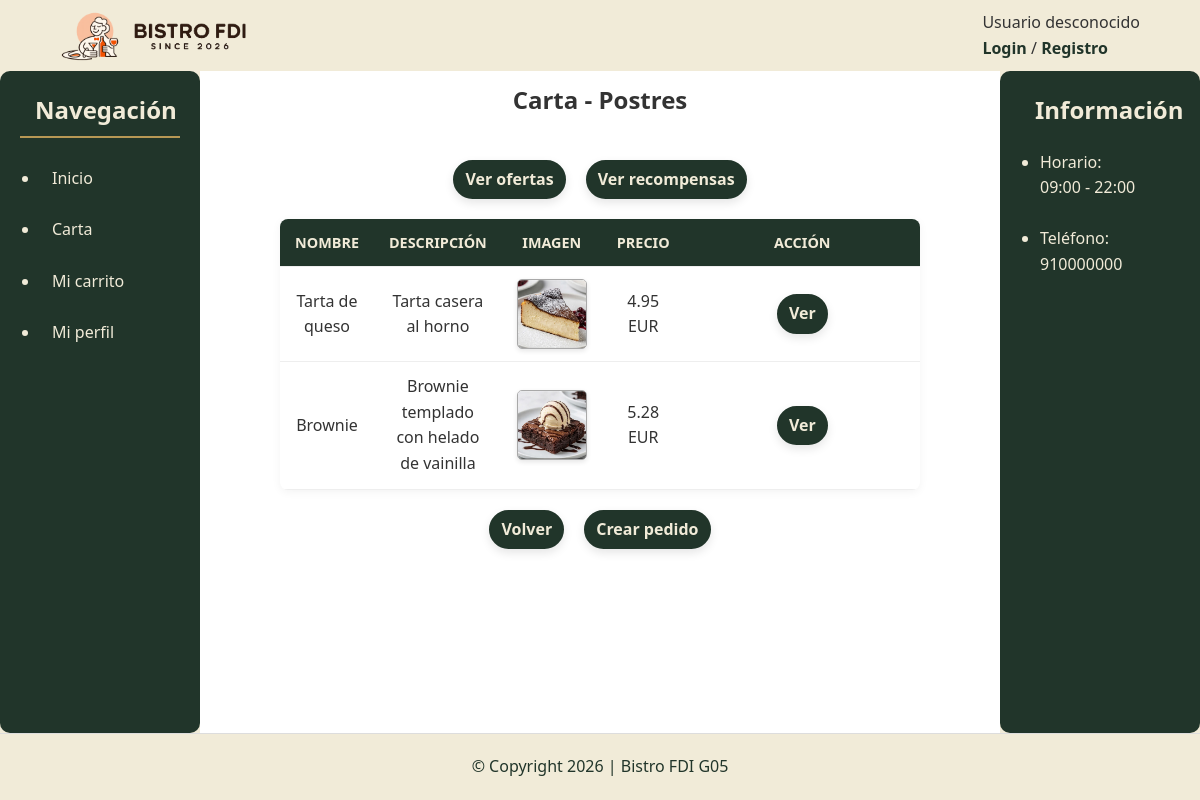
/includes/vistas/productos/listarProductos.php?id_categoria=4, run on the app's committed database.
### tables this page shows
CREATE TABLE `categorias` (
  `id` INT NOT NULL AUTO_INCREMENT,  
  `nombre` VARCHAR(80) NOT NULL,  
  `descripcion` TEXT NOT NULL,  
  `imagen` VARCHAR(255) NULL,  
  PRIMARY KEY (`id`)
);

CREATE TABLE `productos` (
  `id` INT NOT NULL AUTO_INCREMENT,  
  `nombre` VARCHAR(120) NOT NULL,  
  `descripcion` TEXT NOT NULL,  
  `id_categoria` INT NULL,  
  `precio_base` DECIMAL(10,2) NOT NULL,  
  `iva` TINYINT NOT NULL,  
  `disponible` TINYINT(1) NOT NULL DEFAULT 1,  
  `ofertado` TINYINT(1) NOT NULL DEFAULT 1,  
  `imagen` VARCHAR(255) NULL,  
  PRIMARY KEY (`id`),
   
  CONSTRAINT `fk_categoria_productos` 
    FOREIGN KEY (`id_categoria`) REFERENCES `categorias`(`id`) ON DELETE SET NULL
);

### includes/clases/es/ucm/fdi/aw/usuarios/Producto.php (called while the page is built, shortened)
<?php
class Producto {
    public static function listarPorCategoria(int $idCategoria, bool $soloOfertados = false): array
    {
        $conn = Aplicacion::getInstance()->getConexionBd();
        $sql = 'SELECT p.id, p.nombre, p.descripcion, p.id_categoria, p.precio_base, p.iva, p.disponible, p.ofertado, p.imagen, c.nombre AS categoria
                FROM productos p
                LEFT JOIN categorias c ON p.id_categoria = c.id
                WHERE p.id_categoria = ?';
        if ($soloOfertados) {
            $sql .= ' AND p.ofertado = 1 AND p.disponible = 1';
        }
        $sql .= ' ORDER BY p.id';
        $stmt = mysqli_prepare($conn, $sql);
        mysqli_stmt_bind_param($stmt, 'i', $idCategoria);
        mysqli_stmt_execute($stmt);
        $res = mysqli_stmt_get_result($stmt);
        $out = [];
        while ($row = mysqli_fetch_assoc($res)) {
            $out[] = $row;
        }
        return $out;
    }
}

### includes/clases/es/ucm/fdi/aw/usuarios/Categoria.php (called while the page is built, shortened)
<?php
class Categoria
{
    public static function buscaPorId(int $id): ?array
    {
        $conn = Aplicacion::getInstance()->getConexionBd();
        $sql = 'SELECT id, nombre, descripcion, imagen FROM categorias WHERE id = ? LIMIT 1';
        $stmt = mysqli_prepare($conn, $sql);
        mysqli_stmt_bind_param($stmt, 'i', $id);
        mysqli_stmt_execute($stmt);
        $res = mysqli_stmt_get_result($stmt);
        $fila = $res ? mysqli_fetch_assoc($res) : null;
        return $fila ?: null;
    }
}

### includes/vistas/productos/listarProductos.php (the view, shortened to what this page needs)
<?php
$esGerente = (($_SESSION['rol'] ?? '') === 'Gerente');
$msg = $_GET['msg'] ?? '';
if ($esGerente) {
    $prods = Producto::listar();
    $tituloPagina = 'Listado de productos';
    $rutaPanelGerente = RUTA_APP.'includes/vistas/paneles/gerente.php';
    $tablaProductos = '
        <table class="tabla-carta-centro">
            <tr>
                <th>ID</th>
                <th>Nombre</th>
                <th>Descripción</th>
                <th>Categoría</th>
                <th>Precio base</th>
                <th>IVA (%)</th>
                <th>Precio final</th>
                <th>Disponible</th>
                <th>Ofertado</th>
                <th>Imagen</th>
                <th>Acciones</th>
            </tr>';
    foreach ($prods as $p) {
        $id = (int)$p['id'];
        $nombre = htmlspecialchars($p['nombre'] ?? '', ENT_QUOTES, 'UTF-8');
        $descripcion = htmlspecialchars($p['descripcion'] ?? '', ENT_QUOTES, 'UTF-8');
        $categoria = htmlspecialchars($p['categoria'] ?? '-', ENT_QUOTES, 'UTF-8');
        $precioBase = number_format((float)($p['precio_base'] ?? 0), 2, '.', '');
        $iva = (int)($p['iva'] ?? 0);
        $precioFinal = number_format(((float)($p['precio_base'] ?? 0)) * (1 + ($iva / 100)), 2, '.', '');
        $disponible = ((int)($p['disponible'] ?? 0) === 1) ? 'Si' : 'No';
        $ofertado = ((int)($p['ofertado'] ?? 0) === 1) ? 'Si' : 'No';
        $imagenRaw = $p['imagen'] ?? '';
        $imagen = htmlspecialchars($imagenRaw, ENT_QUOTES, 'UTF-8');
        $imgHtml = '-';
        if ($imagenRaw !== '') {
            $src = preg_match('/^https?:\/\//', $imagenRaw) ? $imagen : RUTA_APP.ltrim($imagenRaw, '/');
            $imgHtml = "<img src='{$src}' alt='Imagen producto' width='60' height='60'>";
        }
        $urlEditar = RUTA_APP."includes/vistas/productos/actualizarProductos.php?id={$id}";
        $urlBorrar = RUTA_APP."includes/vistas/productos/borrarProductos.php?id={$id}";
        $urlVisualizar = RUTA_APP."includes/vistas/productos/visualizarProductos.php?id={$id}";
        $tablaProductos .= "
        <tr>
            <td>{$id}</td>
            <td>{$nombre}</td>
            <td>{$descripcion}</td>
            <td>{$categoria}</td>
            <td>{$precioBase}</td>
            <td>{$iva}</td>
            <td>{$precioFinal}</td>
            <td>{$disponible}</td>
            <td>{$ofertado}</td>
            <td>{$imgHtml}</td>
            <td>
                <a href='{$urlVisualizar}' class='button-estandar'>Visualizar</a>
                <a href='{$urlEditar}' class='button-estandar'>Actualizar</a>
                <a href='{$urlBorrar}' class='button-estandar'>Borrar</a>
            </td>
        </tr>";
    }
    $tablaProductos .= '</table>';
    $urlCrear = RUTA_APP.'includes/vistas/productos/crearProductos.php';
    $mensajeHtml = $msg !== '' ? '<p><strong>'.htmlspecialchars($msg, ENT_QUOTES, 'UTF-8').'</strong></p>' : '';
    $contenidoPrincipal = <<<EOS
        <div class="seccion-titulo">
            <h1>Productos</h1>
        </div>
        $mensajeHtml
        $tablaProductos
        <div class="buttons-estandar">
            <a href="$rutaPanelGerente" class="button-estandar">Volver al Panel</a>
            <a href="$urlCrear" class="button-estandar">Crear producto</a>
        </div>
    EOS;
} else {
    $idCategoria = (int)($_GET['id_categoria'] ?? 0);
    if ($idCategoria <= 0) {
        $cats = Categoria::listar();
        $tituloPagina = 'Carta';
        $urlVerOfertas = RUTA_APP.'includes/vistas/ofertas/listarOfertas.php?solo=activas&origen=carta';
        $urlVerRecompensas = RUTA_APP.'includes/vistas/recompensas/listarRecompensas.php?origen=carta';
        $tablaCategorias = '
            <table class="tabla-carta-centro">
                <tr>
                    <th>Categoría</th>
                    <th>Descripción</th>
                    <th>Acción</th>
                </tr>';
        foreach ($cats as $c) {
            $idCat = (int)($c['id'] ?? 0);
            $nombreCat = htmlspecialchars($c['nombre'] ?? '', ENT_QUOTES, 'UTF-8');
            $descripcionCat = htmlspecialchars($c['descripcion'] ?? '', ENT_QUOTES, 'UTF-8');
            $urlCategoria = RUTA_APP.'includes/vistas/productos/listarProductos.php?id_categoria='.$idCat;
            $tablaCategorias .= '
            <tr>
                <td>'.$nombreCat.'</td>
                <td>'.$descripcionCat.'</td>
                <td><a href="'.$urlCategoria.'" class="button-estandar">Ver productos</a></td>
            </tr>';
        }
        $tablaCategorias .= '</table>';
        $mensajeHtml = $msg !== '' ? '<p><strong>'.htmlspecialchars($msg, ENT_QUOTES, 'UTF-8').'</strong></p>' : '';
        $contenidoPrincipal = <<<EOS
        <div class="seccion-titulo">
            <h2>Carta</h2>
        </div>
            <div class="buttons-estandar">
                <a href="$urlVerOfertas" class="button-estandar">Ver ofertas</a>
                <a href="$urlVerRecompensas" class="button-estandar">Ver recompensas</a>
            </div>
            $mensajeHtml
            $tablaCategorias
        EOS;
    } else {
        $categoria = Categoria::buscaPorId($idCategoria);
        $prods = Producto::listarPorCategoria($idCategoria, true);
        $nombreCategoria = htmlspecialchars($categoria['nombre'] ?? '', ENT_QUOTES, 'UTF-8');
        $tablaCarta = '
            <table class="tabla-carta-centro">
                <tr>
                    <th>Nombre</th>
                    <th>Descripción</th>
                    <th>Imagen</th>
                    <th>Precio</th>
                    <th>Acción</th>
                </tr>';
        foreach ($prods as $p) {
            $id = (int)$p['id'];
            $nombre = htmlspecialchars($p['nombre'] ?? '', ENT_QUOTES, 'UTF-8');
            $descripcion = htmlspecialchars($p['descripcion'] ?? '', ENT_QUOTES, 'UTF-8');
            $imagenRaw = $p['imagen'] ?? '';
            $imagen = htmlspecialchars($imagenRaw, ENT_QUOTES, 'UTF-8');
            $precioBase = (float)($p['precio_base'] ?? 0);
            $iva = (int)($p['iva'] ?? 0);
            $precioFinal = $precioBase + ($precioBase * $iva / 100);
            $urlVisualizar = RUTA_APP."includes/vistas/productos/visualizarProductos.php?id={$id}&id_categoria={$idCategoria}";
            $imgHtml = '-';
            if ($imagenRaw !== '') {
                $src = preg_match('/^https?:\/\//', $imagenRaw) ? $imagen : RUTA_APP.ltrim($imagenRaw, '/');
                $imgHtml = "<img src='{$src}' alt='Imagen producto' class='img-producto-lista'>";
            }
            $tablaCarta .= '
            <tr>
                <td>'.$nombre.'</td>
                <td>'.$descripcion.'</td>
                <td>'.$imgHtml.'</td>
                <td>'.number_format($precioFinal, 2, '.', '').' EUR</td>
                <td><a href="'.$urlVisualizar.'" class="button-estandar">Ver</a></td>
            </tr>';
        }
        $tablaCarta .= '</table>';
        $urlVolverCategorias = RUTA_APP.'includes/vistas/productos/listarProductos.php';
        $urlCrearPedido = RUTA_APP.'includes/vistas/pedidos/crearPedido.php';
        $urlVerOfertas = RUTA_APP.'includes/vistas/ofertas/listarOfertas.php?solo=activas&origen=carta';
        $urlVerRecompensas = RUTA_APP.'includes/vistas/recompensas/listarRecompensas.php?origen=carta';
        $mensajeHtml = $msg !== '' ? '<p><strong>'.htmlspecialchars($msg, ENT_QUOTES, 'UTF-8').'</strong></p>' : '';
        $contenidoPrincipal = <<<EOS
            <div class="seccion-titulo">
                <h2>Carta - $nombreCategoria</h2>
            </div>
            <div class="buttons-estandar">
                <a href="$urlVerOfertas" class="button-estandar">Ver ofertas</a>
                <a href="$urlVerRecompensas" class="button-estandar">Ver recompensas</a>
            </div>
            $mensajeHtml
            $tablaCarta
            <div class="buttons-estandar">
                <a href="$urlVolverCategorias" class="button-estandar">Volver</a>
                <a href="$urlCrearPedido" class="button-estandar">Crear pedido</a>
            </div>
        EOS;
    }
}
require __DIR__.'/../plantillas/plantilla.php';

### css/layout.css (style rules this page uses)
* { box-sizing: border-box; margin: 0; padding: 0; }
body { font-family: 'Segoe UI', sans-serif; line-height: 1.6; background-color: #f1ebd8; color: #333; }

### css/componentes.css (style rules this page uses)
.button-estandar { display: inline-block; text-decoration: none !important; padding: 5px 10px; background-color: #21352a; color: #f1ebd8 !important; font-size: 1rem; cursor: pointer; border-radius: 30px; font-weight: bold; transition: all 0.3s ease; border: 2px solid #21352a; box-shadow: 0 4px 10px rgba(0,0,0,0.1); }
.buttons-estandar { display: flex; justify-content: center; align-items: center; padding: 20px 0; width: 100%; gap: 20px; }
table { width: 80%; border-collapse: collapse; background-color: white; border-radius: 8px; overflow: hidden; box-shadow: 0 2px 10px rgba(0,0,0,0.05); margin : 0 auto; }
.tabla-carta-centro { margin-left: auto; margin-right: auto; }
th, td { padding: 12px 15px; text-align: center; border-bottom: 1px solid #eee; }
th { background-color: #21352a; color: #f1ebd8; font-weight: bold; text-transform: uppercase; font-size: 0.9rem; }
th:last-child, td:last-child { width: 70%; min-width: 160px; }
.seccion-titulo { margin-bottom: 10px; padding: 10px; text-align: center; }
.img-producto-lista { width: 70px; height: 70px; border: 1px solid #a9a9a9; object-fit: cover; border-radius: 5px; box-shadow: 0 2px 5px rgba(0,0,0,0.1); display: block; }

### data on the page
categorias: nombre "Postres"
productos: nombre "Tarta de queso", descripcion "Tarta casera al horno", imagen (picture), precioFinal "4.95"
productos: nombre "Brownie", descripcion "Brownie templado con helado de vainilla", imagen (picture), precioFinal "5.28"
